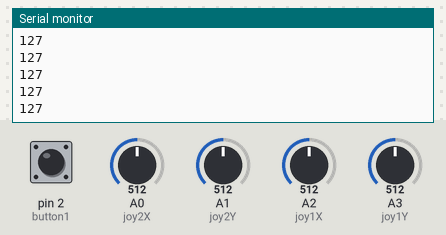
A program run on a simulated Arduino Nano, built with avr-gcc and run on an emulated ATmega328P. On the bench: the last lines printed to the serial monitor. The test bench sets the inputs (shaded band); at power-on: A0 (joy2X) = 512, pin 2 (button1) HIGH, A1 (joy2Y) = 512, A2 (joy1X) = 512, A3 (joy1Y) = 512. No radio packets arrive unless stated.

Above: at 1.2 s.
1.3 s: A0 (joy2X) set to 716
At 2.3 s:
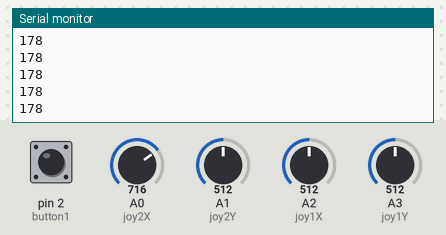
2.8 s: A0 (joy2X) set to 992
At 3.7 s:
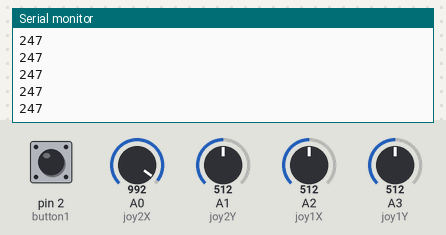
Timing chart, 0 to 5.8 s (numbered marks = the images above; inputs shaded):
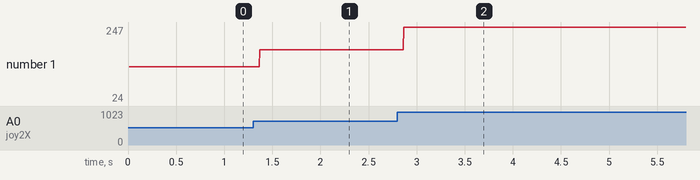

The program:

main.cpp
```cpp
#include "Transmit.h"
#include "Recieve.h"
//Global Variables
Transmit t;
Recieve r;

//Object Setup
RF24 radio(radioCNS,radioCE); //setup radio object

Data_sent data_collection; //setup for data struct
void modeChange(){
};
//Setup Function
void setup() {
  //Pin Intialization
  t.InitializeTransmitter();
  r.InitializeReciever();
  attachInterrupt(digitalPinToInterrupt(button1),modeChange,FALLING);


  //Radio Intialization
  radio.begin();
  radio.setAutoAck(false);
  radio.setDataRate(RF24_250KBPS);
  radio.openWritingPipe(address[0]);
  radio.setPALevel(RF24_PA_MIN);
  radio.stopListening();
  data_collection.ch1 = 127;
  data_collection.ch2 = 127;
  data_collection.ch3 = 127;
  data_collection.ch4 = 127;

  //Serial Moniter Intialization
  Serial.begin(9600);

  delay(5);
}

void loop() {
  int pitchVal;
  int rollVal;
  int yawVal;
  int thrustVal;
  yawVal = map(analogRead(joy2Y),0,1024,0,255);
  pitchVal = map(analogRead(joy2X),0,1024,0,255);
  thrustVal = map(analogRead(joy1X),0,1024,0,255);
  rollVal = map(analogRead(joy1Y),0,1024,0,255);
  data_collection.ch1 = pitchVal;
  data_collection.ch2 = rollVal;
  data_collection.ch3 = yawVal;
  data_collection.ch4 = thrustVal;
  radio.write(&data_collection,sizeof(Data_sent));
  Serial.println(pitchVal);
}
```

Recieve.h
```cpp
#ifndef Recieve_h
#define Recieve_h
#include <Arduino.h>

class Recieve
{
    #define ledBatt 1 //LED for Battery Pin
    #define LED_ON LED_BUILTIN
    #define ledMode 0 //LED for MODE Pin
    public:
        void InitializeReciever();
};

#endif
```

Transmit.h
```cpp
#ifndef Transmit_h
#define Transmit_h
#include <Arduino.h>
#include <SPI.h>
#include <nRF24L01.h>
#include <RF24.h>

const byte address[][6] = {"BE001","BE002"};

class Transmit
{
    #define joy1X A2 //joystick left x-axis(Controls Thrust) Pin
    #define joy1Y A3 //joystick left y-axis(Controls Roll) Pin
    #define joy1S 4 //joystick left switch Pin
    #define joy2X A0 //joystick right x-axis(Controls Pitch) Pin
    #define joy2Y A1 //joystick right y-axis(Controls Yaw) Pin
    #define joy2S 7 //joystick right switch Pin
    #define button1 2 //button for Mode 1 Pin
    #define button2 3 //button for Mode 2 Pin
    #define radioCNS 9 //nRF24L01 CNS Pin
    #define radioCE 10 //nRF24L01 CE Pin

    public:

        void InitializeTransmitter();

};
struct Data_sent //struct of data to send over to reciever
{
    byte ch1;
    byte ch2;
    byte ch3;
    byte ch4;
};
#endif
```

Recieve.cpp
```cpp
#include "Recieve.h"
void Recieve::InitializeReciever()
{
    pinMode(ledMode,OUTPUT);
    pinMode(ledBatt,OUTPUT);
}
    
```

Transmit.cpp
```cpp
#include "Transmit.h"

void Transmit::InitializeTransmitter()
{


    pinMode(joy1S,INPUT);
    pinMode(joy2S,INPUT);
    pinMode(button1,INPUT);
    pinMode(button2,INPUT);


}
```

Measured:
- after the input at 1.3 s, the serial monitor: prints a new line after 0.07 s (image 1)
- after the input at 2.8 s, the serial monitor: prints a new line after 0.07 s (image 2)
- plotted number 1: 127 → 178 after the input at 1.3 s, 178 → 24 after the input at 2.8 s
